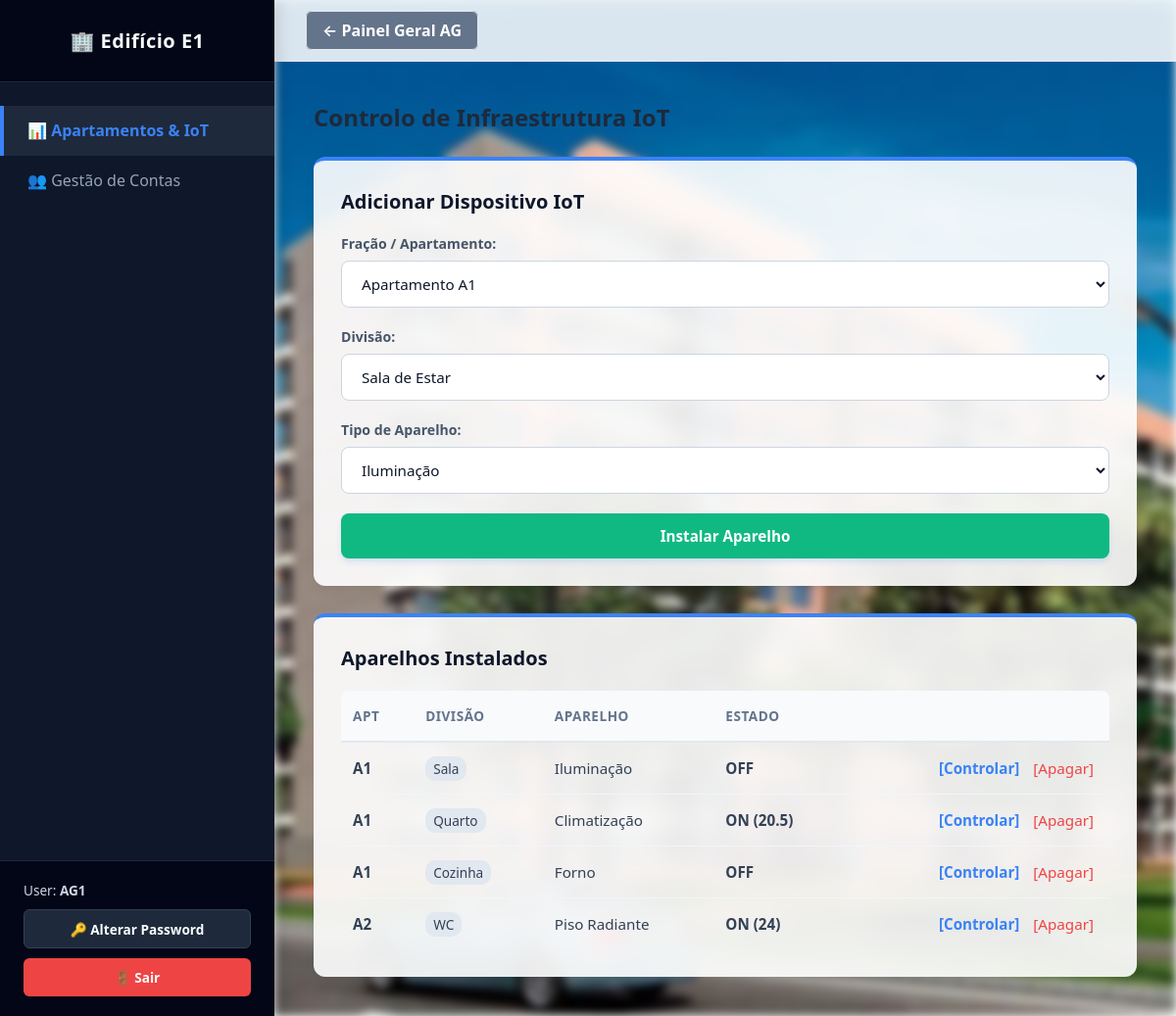
/dashboard_al.php (signed in), run on the app's committed database.
### tables this page shows
CREATE TABLE equipamentos_iot (
    id_equipamento INTEGER PRIMARY KEY AUTOINCREMENT,
    tipo TEXT NOT NULL,          -- 'Iluminação', 'Climatização', 'Estores', 'Forno', etc.
    estado TEXT DEFAULT 'OFF',   
    id_edificio TEXT NOT NULL,   
    id_apartamento TEXT NOT NULL,
    divisao TEXT NOT NULL        -- 'Sala', 'Cozinha', 'Quarto', 'WC'
);

### dashboard_al.php (the view, shortened to what this page needs)
<?php
$user_id = $_SESSION['user_id'];
$user_tipo = $_SESSION['user_tipo'];
$db = new SQLite3('database.db');
if ($user_tipo === 'AG') {
    $meu_edificio = isset($_GET['edificio']) ? strtoupper(trim($_GET['edificio'])) : 'E1';
} else {
    preg_match('/^(E\d+)/i', $user_id, $matches);
    $meu_edificio = isset($matches[1]) ? strtoupper($matches[1]) : 'E1';
}
$tab_ativa = isset($_GET['tab']) ? $_GET['tab'] : 'apartamentos';
$stmt_dispositivos = $db->prepare("SELECT * FROM equipamentos_iot WHERE id_edificio = :edificio ORDER BY id_apartamento ASC");
$stmt_dispositivos->bindValue(':edificio', $meu_edificio, SQLITE3_TEXT);
$dispositivos = $stmt_dispositivos->execute();
?>
<!DOCTYPE html>
<html lang="pt">
<head>
    <link rel="stylesheet" href="css/styles.css?v=1.1">
</head>
<body>
    <div class="app-wrapper">
        <aside class="sidebar">
            <div>
                <div class="sidebar-header">🏢 Edifício <?php echo $meu_edificio; ?></div>
                <ul class="sidebar-menu">
                    <li class="sidebar-item <?php echo ($tab_ativa === 'apartamentos') ? 'active' : ''; ?>">
                        <a href="dashboard_al.php?edificio=<?php echo $meu_edificio; ?>&tab=apartamentos">📊 Apartamentos & IoT</a>
                    </li>
                    <li class="sidebar-item <?php echo ($tab_ativa === 'contas') ? 'active' : ''; ?>">
                        <a href="dashboard_al.php?edificio=<?php echo $meu_edificio; ?>&tab=contas">👥 Gestão de Contas</a>
                    </li>
                </ul>
            </div>
            <div class="sidebar-footer">
                <div>User: <strong><?php echo $user_id; ?></strong></div>
                <a href="alterar_password.php" class="btn-sidebar-action">🔑 Alterar Password</a>
                <a href="index.html" class="btn-sidebar-action btn-sidebar-logout">🚪 Sair</a>
            </div>
        </aside>
        <div class="main-content">
            <header class="top-bar">
                <div>
                    <?php if ($user_tipo === 'AG'): ?>
                        <a href="dashboard_ag.php" class="btn-action" style="background:#64748b; color:white; text-decoration:none;">← Painel Geral AG</a>
                    <?php else: ?>
                        <span style="color:#64748b; font-weight:500;">Gestão Inteligente Local</span>
                    <?php endif; ?>
                </div>
            </header>
            <main class="container">
                <?php if ($tab_ativa === 'apartamentos'): ?>
                    <h2>Controlo de Infraestrutura IoT</h2>
                    <div class="grid-layout">
                        <div class="card" style="flex: 1 1 350px;">
                            <h3 class="card-title">Adicionar Dispositivo IoT</h3>
                            <form method="POST" action="dashboard_al.php?edificio=<?php echo $meu_edificio; ?>&tab=apartamentos">
                                <div class="form-group">
                                    <label>Fração / Apartamento:</label>
                                    <select name="iot_apt">
                                        <?php for($i=1; $i<=10; $i++) echo "<option value='A$i'>Apartamento A$i</option>"; ?>
                                    </select>
                                </div>
                                <div class="form-group">
                                    <label>Divisão:</label>
                                    <select id="iot_divisao" name="iot_divisao" onchange="atualizarAparelhos()">
                                        <option value="Sala">Sala de Estar</option>
                                    </select>
                                </div>
                                <div class="form-group">
                                    <label>Tipo de Aparelho:</label>
                                    <select id="iot_tipo" name="iot_tipo"></select>
                                </div>
                                <button type="submit" name="add_iot" class="btn-submit" style="background:#10b981;">Instalar Aparelho</button>
                            </form>
                        </div>
                        <div class="card" style="flex: 1 1 600px;">
                            <h3 class="card-title">Aparelhos Instalados</h3>
                            <div class="table-responsive">
                                <table>
                                    <thead><tr><th>Apt</th><th>Divisão</th><th>Aparelho</th><th>Estado</th><th></th></tr></thead>
                                    <tbody>
                                        <?php while($row = $dispositivos->fetchArray(SQLITE3_ASSOC)): ?>
                                            <tr>
                                                <td><strong><?php echo $row['id_apartamento']; ?></strong></td>
                                                <td><span style="background:#e2e8f0; padding:3px 8px; border-radius:10px; font-size:0.85rem;"><?php echo $row['divisao']; ?></span></td>
                                                <td><?php echo $row['tipo']; ?></td>
                                                <td><strong><?php echo $row['estado']; ?></strong></td>
                                                <td>
                                                    <a href="dashboard_clt.php?simular_apt=<?php echo $row['id_apartamento']; ?>&simular_edf=<?php echo $meu_edificio; ?>" style="color:#3b82f6; text-decoration:none; font-weight:bold; margin-right:10px;">[Controlar]</a>
                                                    <a href="dashboard_al.php?edificio=<?php echo $meu_edificio; ?>&tab=apartamentos&eliminar_iot=<?php echo $row['id_equipamento']; ?>" onclick="return confirm('Eliminar dispositivo?')" style="color:#ef4444; text-decoration:none;">[Apagar]</a>
                                                </td>
                                            </tr>
                                        <?php endwhile; ?>
                                    </tbody>
                                </table>
                            </div>
                        </div>
                    </div>
                <?php endif; ?>
            </main>
        </div>
    </div>
</body>
</html>

### data on the page
equipamentos_iot: id_apartamento "A1", divisao "Sala", tipo "Iluminação", estado "OFF"
equipamentos_iot: id_apartamento "A1", divisao "Quarto", tipo "Climatização", estado "ON (20.5)"
equipamentos_iot: id_apartamento "A1", divisao "Cozinha", tipo "Forno", estado "OFF"
equipamentos_iot: id_apartamento "A2", divisao "WC", tipo "Piso Radiante", estado "ON (24)"

### other printed values
$meu_edificio "E1"
$user_id "AG1"
